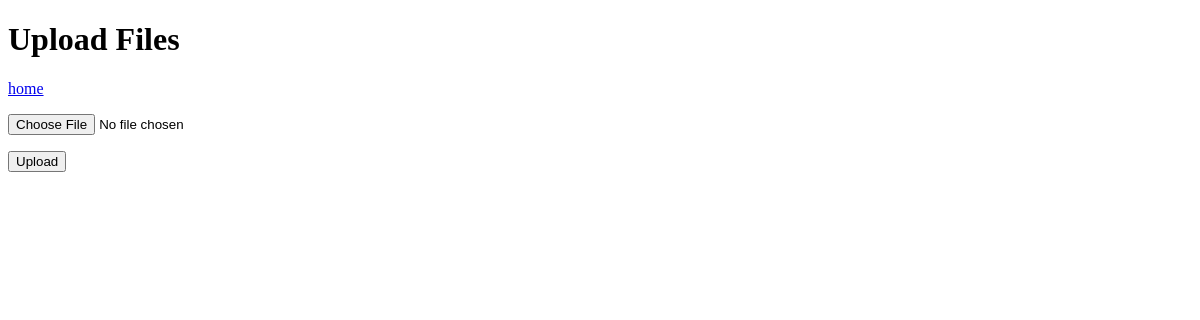
Page /forecast/ on the earlier database version.
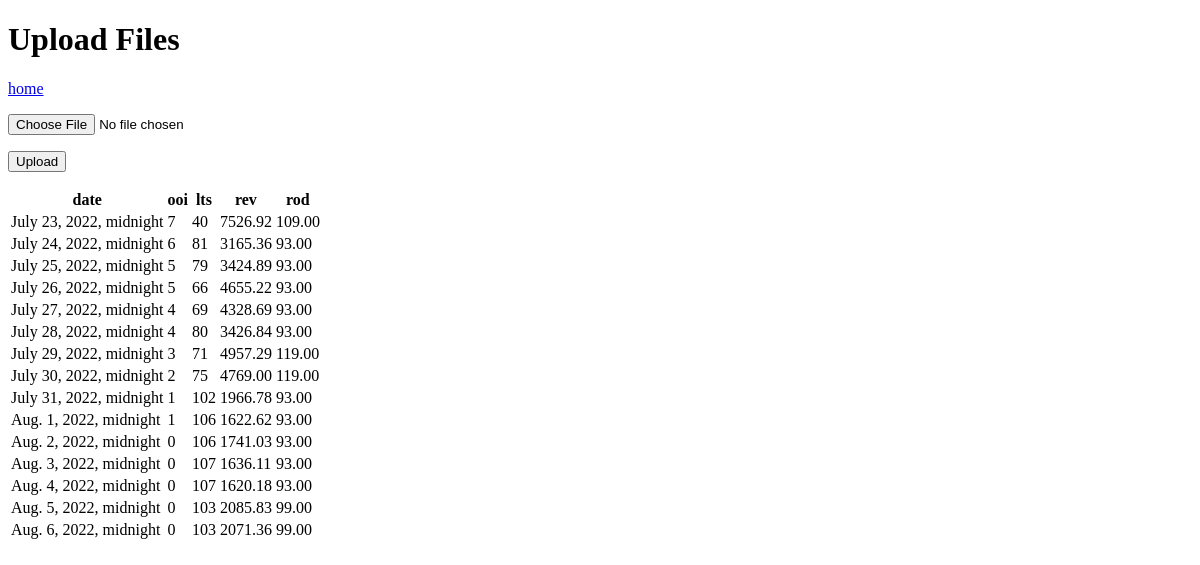
Same page on the later database version.
### forecast/models.py (models this page shows)
class Forecast(models.Model):
	date = models.DateTimeField()
	ooi = models.IntegerField()
	lts = models.IntegerField()
	trr = models.DecimalField(max_digits=7, decimal_places=2)
	rod = models.DecimalField(max_digits=5, decimal_places=2)

### forecast/views.py (the view, shortened to what this page needs)
# urls.py: path('', views.forecast_upload, name='forecast')
def forecast_upload(request):
    form = UploadFileForm()
    data = Forecast.objects.all()
    context = {
    	'form': form,
        'data': data,
    }
    return render(request, 'forecast_upload.html', context)

### forecast/forms.py
class UploadFileForm(forms.Form):
    file = forms.FileField()

### forecast/templates/forecast_upload.html (shortened to what this page needs)
<!DOCTYPE html>
<html>
    <head>
    </head>
    <body>
        <h1>
            Upload Files
        </h1>
        <a href="{% url 'home:home' %}">
            home
        </a>
        <form action="{% url 'forecast:forecast' %}" method="post" enctype="multipart/form-data">
            <p>{{ form.file }}</p>
            <p><input type="submit" value="Upload" /></p>
        </form>
        {% if data %}
            <table>
                <tr>
                    <th>
                        date
                    </th>
                    <th>
                        ooi
                    </th>
                    <th>
                        lts
                    </th>
                    <th>
                        rev
                    </th>
                    <th>
                        rod
                    </th>
                </tr>
                {% for row in data %}
                    <tr>
                        <td>
                            {{ row.date }}
                        </td>
                        <td>
                            {{ row.ooi }}
                        </td>
                        <td>
                            {{ row.lts }}
                        </td>
                        <td>
                            {{ row.trr }}
                        </td>
                        <td>
                            {{ row.rod }}
                        </td>
                    </tr>
                {% endfor %}
            </table>
        {% endif %}
    </body>
</html>

Differences in the rows shown:
added Forecast: date "July 23, 2022, midnight", ooi "7", lts "40", trr "7526.92", rod "109.00"
added Forecast: date "July 24, 2022, midnight", ooi "6", lts "81", trr "3165.36", rod "93.00"
added Forecast: date "July 25, 2022, midnight", ooi "5", lts "79", trr "3424.89", rod "93.00"
added Forecast: date "July 26, 2022, midnight", ooi "5", lts "66", trr "4655.22", rod "93.00"
added Forecast: date "July 27, 2022, midnight", ooi "4", lts "69", trr "4328.69", rod "93.00"
added Forecast: date "July 28, 2022, midnight", ooi "4", lts "80", trr "3426.84", rod "93.00"
added Forecast: date "July 29, 2022, midnight", ooi "3", lts "71", trr "4957.29", rod "119.00"
added Forecast: date "July 30, 2022, midnight", ooi "2", lts "75", trr "4769.00", rod "119.00"
added Forecast: date "July 31, 2022, midnight", ooi "1", lts "102", trr "1966.78", rod "93.00"
added Forecast: date "Aug. 1, 2022, midnight", ooi "1", lts "106", trr "1622.62", rod "93.00"
added Forecast: date "Aug. 2, 2022, midnight", ooi "0", lts "106", trr "1741.03", rod "93.00"
added Forecast: date "Aug. 3, 2022, midnight", ooi "0", lts "107", trr "1636.11", rod "93.00"
added Forecast: date "Aug. 4, 2022, midnight", ooi "0", lts "107", trr "1620.18", rod "93.00"
added Forecast: date "Aug. 5, 2022, midnight", ooi "0", lts "103", trr "2085.83", rod "99.00"
added Forecast: date "Aug. 6, 2022, midnight", ooi "0", lts "103", trr "2071.36", rod "99.00"
Other differences:
text now shown: "date ooi lts rev rod"
